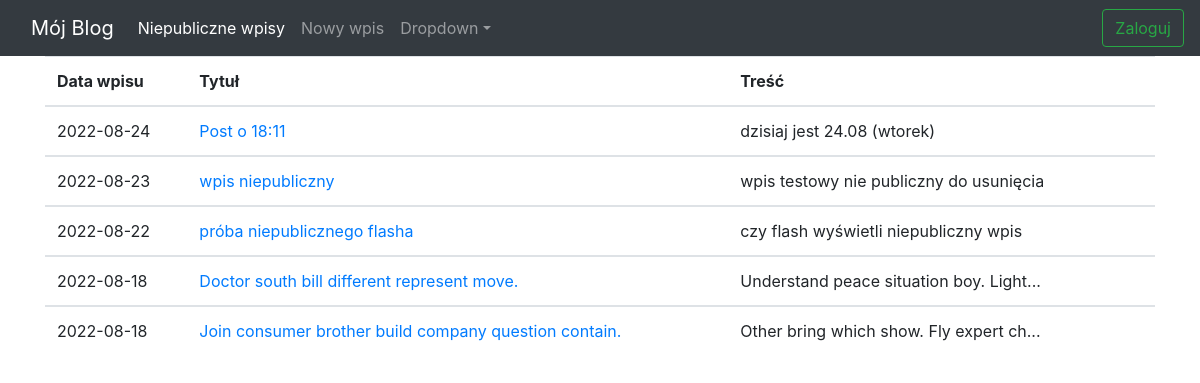
The page / on the database its author committed.
### app/models.py (models this page shows)
class Post(db.Model):
    id = db.Column(db.Integer, primary_key=True)
    title = db.Column(db.String(20),  nullable=False, unique=True)
    post_content = db.Column(db.String(100),  nullable=False)
    pub_date = db.Column(db.DateTime(),  nullable=False, default=datetime.datetime.utcnow)
    is_public = db.Column(db.Boolean(),  default=False)

### app/routes.py (the view)
@app.route("/")
def homepage():
    all_posts = Post.query.filter_by(is_public=True).order_by(Post.pub_date.desc())
    return render_template("main_page.html", all_posts=all_posts)

### app/templates/main_page.html (shortened to what this page needs)
{% extends "base.html" %}
{% block content %}
    <table class="table table-hover">
    <thead>
        <tr>
          <th scope="col">Data wpisu</th>
          <th scope="col">Tytuł</th>
          <th scope="col">Treść</th>
          <th scope="col"></th>
        </tr>
    </thead>
    {%for post in all_posts%}
    <tbody>
    <tr>
      <td>{{post.pub_date.strftime('%Y-%m-%d')}}</td>
          <td><a href="{{ url_for('edit_and_add_post', post_id=post.id) }}" class="list-unstyled">
               {{ post.title }}
          </a>
          </td>
        <td>{{post.post_content|truncate(40, True)}}</td>
      <td>
      </td>
    </tr>
   {% endfor %}
    </table>
{% endblock %}

### rows shown on the page
Post: pub_date "2022-08-24", title "Post o 18:11", post_content "dzisiaj jest 24.08 (wtorek)"
Post: pub_date "2022-08-23", title "wpis niepubliczny", post_content "wpis testowy nie publiczny do usunięcia"
Post: pub_date "2022-08-22", title "próba niepublicznego flasha", post_content "czy flash wyświetli niepubliczny wpis"
Post: pub_date "2022-08-18", title "Doctor south bill different represent move.", post_content "Understand peace situation boy. Light..."
Post: pub_date "2022-08-18", title "Join consumer brother build company question contain.", post_content "Other bring which show. Fly expert ch..."
